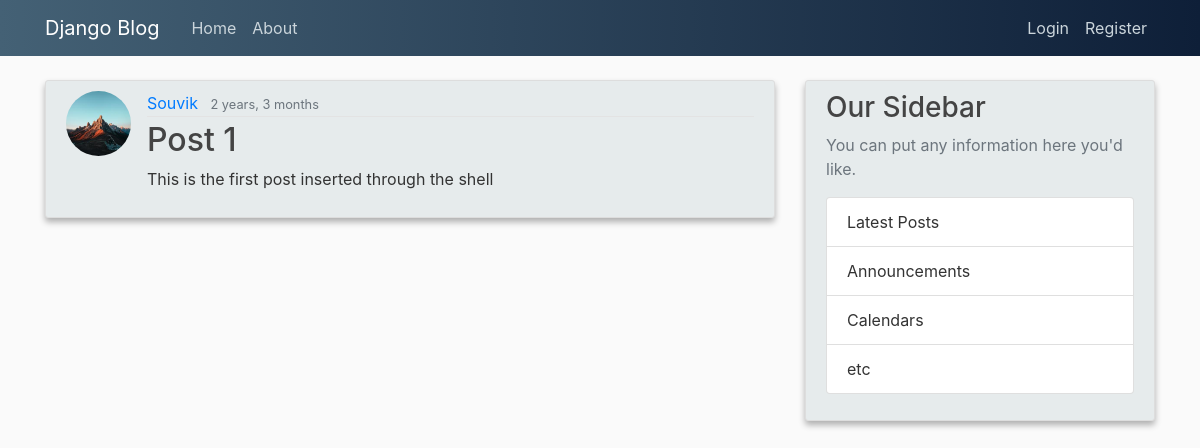
The app's page /post/1/ with its own data.
### blog/models.py (models this page shows, shortened)
class Post(models. Model):
    title = models.CharField(max_length=100)
    content = models.TextField()
    date_posted = models.DateTimeField(default=timezone.now)
    author = models.ForeignKey(User, on_delete=models.CASCADE)

### users/models.py (models this page shows, shortened)
class Profile(models.Model):
    user = models.OneToOneField(User, on_delete=models.CASCADE)
    image = models.ImageField(default='default.jpg', upload_to='profile_pics')

### blog/views.py (the view)
# urls.py: path('post/<int:pk>/', PostDetailView.as_view(), name='post-detail'),
class PostDetailView(DetailView):
    model = Post
    fields = ['title', 'content']
    context_object_name = 'post'

### blog/templates/blog/post_detail.html
{% extends 'base.html' %} {% block content%}
<article class="media content-section">
  <img
    src="{{ post.author.profile.image.url }}"
    class="rounded-circle article-img"
  />
  <div class="media-body">
    <div class="article-metadata">
      <a class="mr-2" href="#">{{ post.author }}</a>
      <small class="text-muted">{{ post.date_posted|timesince }}</small>
    </div>
    <h2>{{ post.title }}</h2>
    <p class="article-content">{{ post.content }}</p>
  </div>
</article>
{% endblock %}

### blog/static/blog/main.css (style rules this page uses)
body { background: #fafafa; color: #333333; margin-top: 5rem; }
h1, h2, h3, h4, h5, h6 { color: #444444; }
.content-section { background: #e6ebec; padding: 10px 20px; border: 1px solid #dddddd; border-radius: 3px; margin-bottom: 20px; box-shadow: 0px 4px 6px rgba(0, 0, 0, 0.3); }
.article-content { white-space: pre-line; }
.article-img { height: 65px; width: 65px; margin-right: 16px; }
.article-metadata { padding-bottom: 1px; margin-bottom: 4px; border-bottom: 1px solid #e3e3e3; }

### records on screen
Post: author.profile.image (picture), author "Souvik", date_posted "2 years, 3 months", title "Post 1", content "This is the first post inserted through the shell"
